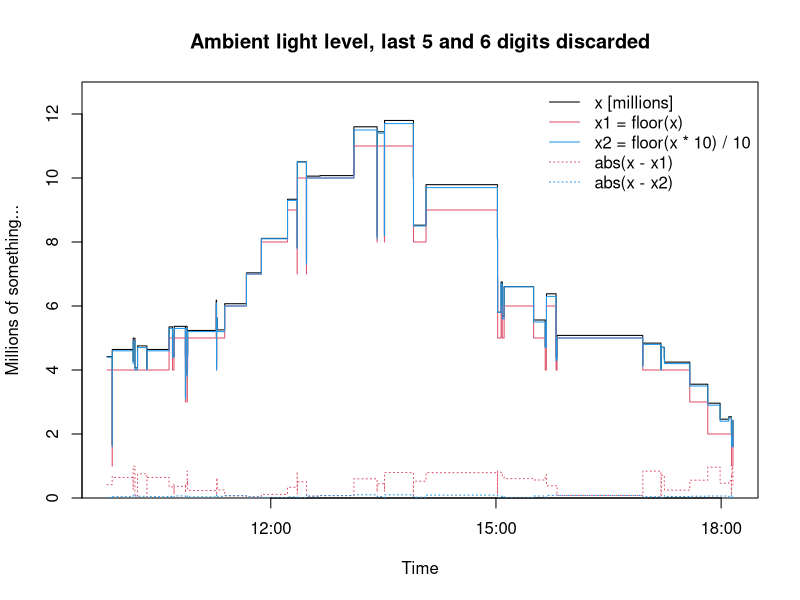

Write the R code that produced this figure.
# read CSV
df <- read.csv("data.csv", header=FALSE, sep=",", as.is=TRUE)

# treat time as time
time <- as.POSIXct(df[, 1] + 3600, origin=ISOdatetime(1970, 1, 1, 0, 0, 0))

# use light in millions
light <- df[, 2] / 1e6

# plot data
plot(time, light, type="s", ylim=c(0, 13), yaxs="i", ylab="Millions of something...", xlab="Time", main="Ambient light level, last 5 and 6 digits discarded")

# discard last 5-6 digits
discarded6 <- floor(light)
discarded5 <- floor(light * 10) / 10
lines(time, discarded6, type="s", col=2)
lines(time, discarded5, type="s", col=4)

# plot errors
lines(time, abs(light - discarded6), type="s", col=2, lty=3)
lines(time, abs(light - discarded5), type="s", col=4, lty=3)

# add legend
legend("topright", c("x [millions]", "x1 = floor(x)", "x2 = floor(x * 10) / 10", "abs(x - x1)", "abs(x - x2)"), col=c(1, 2, 4, 2, 4), lty=c(1, 1, 1, 3, 3), bty="n")